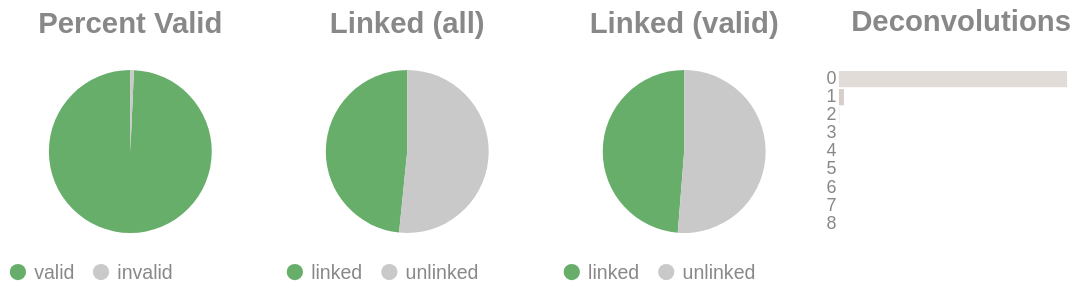

The notebook cell this image was saved under:
### Code cell
if SKIPLR:
    pass
else:
    clash = Counter()
    for i in valids['molecule'].to_list():
        _mol = i.split("-")
        if len(_mol) == 1:
            clash.update('0')
        else:
            clash.update(_mol[-1])

    _d = {"deconvolutions": [], 'count': []}
    for k,v in clash.items():
        _d['deconvolutions'].append(k)
        _d['count'].append(v)

    tot_valid = valids['reads'].sum()
    mask = valids['reads'] >= 2
    n_linked_reads = valids.filter(mask)['reads'].sum()
    if n_linked_reads == 0:
        print_html("No linked molecules (>=2 reads) were detected; skipping linked-only distributions.")
        SKIPLR = True
    else:
        perc_valid = round(tot_valid / n_reads, 4)
        linked_perc_abs = round(n_linked_reads / n_reads, 4)
        linked_perc = round(n_linked_reads / tot_valid, 4)

    _valid = pl.DataFrame({"valids": ['valid', 'invalid'], "count": [tot_valid, n_reads - tot_valid]})
    _linked_abs = pl.DataFrame({"linked (absolute)": ['linked', 'unlinked'], "count": [n_linked_reads, n_reads - n_linked_reads]})
    _linked_rel = pl.DataFrame({"linked (valids)": ['linked', 'unlinked'], "count": [n_linked_reads, tot_valid - n_linked_reads]})

    (
        alt.hconcat(
            piechart(_valid, goodval = 'valid', title = "Percent Valid"),
            piechart(_linked_abs, goodval = "linked", title =  "Linked (all)"),
            piechart(_linked_rel, goodval = "linked", title =  "Linked (valid)"),
            convolutionbar(pl.DataFrame(_d), title = "Deconvolutions"),
            center = True,
            bounds = 'flush'
        )
        .resolve_scale(color='independent')
        .resolve_legend('independent')
        .properties(usermeta={'embedOptions': {"actions": False}})
    ).display()

### Figure 1 — Vega-Lite specification as saved in the notebook (floating-point values rounded to 4 significant figures)
{"width": "container", "height": 400, "config": {"title": {"anchor": "start", "dy": -15, "fontSize": 18, "color": "#888888", "subtitleColor": "#888888", "subtitleFontSize": 14}, "arc": {"fill": "#0072B2"}, "axis": {"domainColor": "#888888", "domainWidth": 0.5, "gridWidth": 0.2, "grid": false, "titleFontWeight": 400, "titleFontSize": 15, "labelFontSize": 11, "labelColor": "#888888", "tickColor": "#888888", "tickWidth": 0.2, "titleColor": "#888888"}, "axisBand": {"grid": false}, "axisX": {"grid": true, "tickSize": 10, "domainCap": "round"}, "axisY": {"domain": false, "grid": true, "tickSize": 0, "domainCap": "round"}, "background": "transparent", "header": {"labelFontSize": 15, "labelColor": "#888888", "titleFontSize": 15, "titleFontWeight": 600, "titleColor": "#888888"}, "legend": {"labelFont": "sans-serif", "labelFontSize": 12, "labelColor": "#888888", "symbolSize": 100, "symbolType": "circle", "titleFontSize": 12, "titlePadding": 10, "titleColor": "#888888", "title": null}, "range": {"category": ["#E69F00", "#56B4E9", "#009E73", "#F0E442", "#0072B2", "#D55E00", "#CC79A7", "#000000"], "diverging": ["#cfe8f3", "#a2d4ec", "#73bfe2", "#46abdb", "#1696d2", "#12719e"]}, "area": {"fill": "#0072B2", "fillOpacity": 0.7, "line": true, "strokeOpacity": 0.7}, "line": {"color": "#0072B2", "stroke": "#0072B2", "strokeWidth": 2}, "trail": {"color": "#0072B2", "stroke": "#0072B2", "strokeWidth": 0, "size": 1}, "point": {"filled": true, "fillOpacity": 1.0, "size": 95}, "text": {"color": "#888888", "fontSize": 11, "align": "right", "fontWeight": 400, "size": 11}, "bar": {"fill": "#0072B2", "stroke": null}, "view": {"stroke": null, "continuousWidth": 660, "continuousHeight": 400}}, "hconcat": [{"data": {"name": "data-c3d9e8a070a879ccb0a8e1e6197cf8bc"}, "mark": {"type": "arc"}, "encoding": {"color": {"field": "valids", "legend": {"orient": "bottom", "title": null}, "scale": {"domain": ["valid", "invalid"], "range": ["#68ae6b", "#C9C9C9"]}, "title": "Valids", "type": "nominal"}, "theta": {"field": "count", "type": "quantitative"}, "tooltip": [{"field": "valids", "title": "Valids", "type": "ordinal"}, {"field": "percent", "format": ".2%", "title": "Percent", "type": "quantitative"}, {"field": "count", "title": "Count", "type": "quantitative"}]}, "height": 100, "title": {"text": "Percent Valid", "align": "center", "anchor": "middle"}, "transform": [{"calculate": "datum.count / 4169898", "as": "percent"}], "width": 150}, {"data": {"name": "data-f850457826b2e0ef71229f8b488b9c91"}, "mark": {"type": "arc"}, "encoding": {"color": {"field": "linked (absolute)", "legend": {"orient": "bottom", "title": null}, "scale": {"domain": ["linked", "unlinked"], "range": ["#68ae6b", "#C9C9C9"]}, "title": "Linked (Absolute)", "type": "nominal"}, "theta": {"field": "count", "type": "quantitative"}, "tooltip": [{"field": "linked (absolute)", "title": "Linked (Absolute)", "type": "ordinal"}, {"field": "percent", "format": ".2%", "title": "Percent", "type": "quantitative"}, {"field": "count", "title": "Count", "type": "quantitative"}]}, "height": 100, "title": {"text": "Linked (all)", "align": "center", "anchor": "middle"}, "transform": [{"calculate": "datum.count / 4169898", "as": "percent"}], "width": 150}, {"data": {"name": "data-4f622f6ebcacd5dd3e6ca5fcbdcffc18"}, "mark": {"type": "arc"}, "encoding": {"color": {"field": "linked (valids)", "legend": {"orient": "bottom", "title": null}, "scale": {"domain": ["linked", "unlinked"], "range": ["#68ae6b", "#C9C9C9"]}, "title": "Linked (Valids)", "type": "nominal"}, "theta": {"field": "count", "type": "quantitative"}, "tooltip": [{"field": "linked (valids)", "title": "Linked (Valids)", "type": "ordinal"}, {"field": "percent", "format": ".2%", "title": "Percent", "type": "quantitative"}, {"field": "count", "title": "Count", "type": "quantitative"}]}, "height": 100, "title": {"text": "Linked (valid)", "align": "center", "anchor": "middle"}, "transform": [{"calculate": "datum.count / 4140149", "as": "percent"}], "width": 150}, {"data": {"name": "data-14d6988cbd28fd0890ca9e7f972bf5e2"}, "mark": {"type": "bar"}, "encoding": {"color": {"field": "deconvolutions", "legend": null, "scale": {"scheme": "lightgreyred"}, "type": "nominal"}, "tooltip": [{"field": "deconvolutions", "title": "Deconvolutions", "type": "ordinal"}, {"field": "percent", "format": ".2%", "title": "Percent", "type": "quantitative"}, {"field": "count", "title": "Count", "type": "quantitative"}], "x": {"axis": null, "field": "count", "type": "quantitative"}, "y": {"field": "deconvolutions", "sort": "ascending", "title": null, "type": "nominal"}}, "height": 100, "title": {"text": "Deconvolutions", "align": "center", "anchor": "middle"}, "transform": [{"calculate": "datum.count / 2866009", "as": "percent"}], "width": 150}], "bounds": "flush", "center": true, "resolve": {"legend": {"angle": "independent"}, "scale": {"color": "independent"}}, "usermeta": {"embedOptions": {"actions": false}}, "$schema": "https://vega.github.io/schema/vega-lite/v6.1.0.json", "datasets": {"data-c3d9e8a070a879ccb0a8e1e6197cf8bc": [{"valids": "valid", "count": 4140149}, {"valids": "invalid", "count": 29749}], "data-f850457826b2e0ef71229f8b488b9c91": [{"linked (absolute)": "linked", "count": 2018063}, {"linked (absolute)": "unlinked", "count": 2151835}], "data-4f622f6ebcacd5dd3e6ca5fcbdcffc18": [{"linked (valids)": "linked", "count": 2018063}, {"linked (valids)": "unlinked", "count": 2122086}], "data-14d6988cbd28fd0890ca9e7f972bf5e2": [{"deconvolutions": "0", "count": 2801708}, {"deconvolutions": "1", "count": 60894}, {"deconvolutions": "2", "count": 3045}, {"deconvolutions": "3", "count": 302}, {"deconvolutions": "4", "count": 43}, {"deconvolutions": "5", "count": 10}, {"deconvolutions": "6", "count": 3}, {"deconvolutions": "7", "count": 2}, {"deconvolutions": "8", "count": 2}]}}
